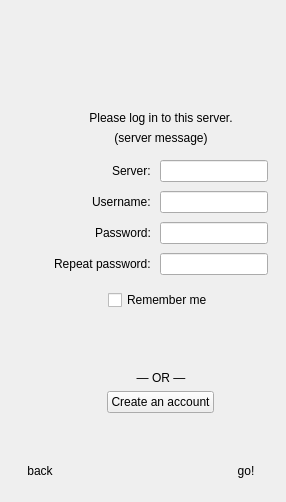
        <widget class="QWidget" name="login_page">
         <layout class="QVBoxLayout" name="verticalLayout_7" stretch="3,7,2">
          <property name="spacing">
           <number>0</number>
          </property>
          <property name="leftMargin">
           <number>0</number>
          </property>
          <property name="topMargin">
           <number>0</number>
          </property>
          <property name="rightMargin">
           <number>0</number>
          </property>
          <property name="bottomMargin">
           <number>0</number>
          </property>
          <item>
           <spacer name="verticalSpacer_6">
            <property name="orientation">
             <enum>Qt::Vertical</enum>
            </property>
            <property name="sizeHint" stdset="0">
             <size>
              <width>20</width>
              <height>133</height>
             </size>
            </property>
           </spacer>
          </item>
          <item>
           <widget class="QWidget" name="login_block" native="true">
            <layout class="QHBoxLayout" name="horizontalLayout_7">
             <item>
              <widget class="QLabel" name="login_image">
               <property name="minimumSize">
                <size>
                 <width>30</width>
                 <height>0</height>
                </size>
               </property>
               <property name="alignment">
                <set>Qt::AlignBottom|Qt::AlignLeading|Qt::AlignLeft</set>
               </property>
              </widget>
             </item>
             <item>
              <widget class="QWidget" name="widget_5" native="true">
               <layout class="QVBoxLayout" name="verticalLayout_8">
                <item>
                 <widget class="QLabel" name="login_header_label">
                  <property name="text">
                   <string>Please log in to this server.</string>
                  </property>
                  <property name="alignment">
                   <set>Qt::AlignCenter</set>
                  </property>
                 </widget>
                </item>
                <item>
                 <widget class="QLabel" name="login_error_label">
                  <property name="text">
                   <string>(server message)</string>
                  </property>
                  <property name="textFormat">
                   <enum>Qt::PlainText</enum>
                  </property>
                  <property name="alignment">
                   <set>Qt::AlignCenter</set>
                  </property>
                 </widget>
                </item>
                <item>
                 <widget class="QWidget" name="login_form" native="true">
                  <layout class="QFormLayout" name="formLayout">
                   <property name="fieldGrowthPolicy">
                    <enum>QFormLayout::AllNonFixedFieldsGrow</enum>
                   </property>
                   <property name="rowWrapPolicy">
                    <enum>QFormLayout::WrapLongRows</enum>
                   </property>
                   <property name="labelAlignment">
                    <set>Qt::AlignRight|Qt::AlignTrailing|Qt::AlignVCenter</set>
                   </property>
                   <property name="formAlignment">
                    <set>Qt::AlignHCenter|Qt::AlignTop</set>
                   </property>
                   <property name="horizontalSpacing">
                    <number>9</number>
                   </property>
                   <property name="verticalSpacing">
                    <number>9</number>
                   </property>
                   <property name="leftMargin">
                    <number>0</number>
                   </property>
                   <property name="rightMargin">
                    <number>0</number>
                   </property>
                   <item row="0" column="0">
                    <widget class="QLabel" name="label_5">
                     <property name="text">
                      <string>Server:</string>
                     </property>
                    </widget>
                   </item>
                   <item row="1" column="0">
                    <widget class="QLabel" name="login_username_label">
                     <property name="text">
                      <string>Username:</string>
                     </property>
                    </widget>
                   </item>
                   <item row="1" column="1">
                    <widget class="QLineEdit" name="login_username_edit"/>
                   </item>
                   <item row="2" column="0">
                    <widget class="QLabel" name="login_password_label">
                     <property name="text">
                      <string>Password:</string>
                     </property>
                    </widget>
                   </item>
                   <item row="3" column="0">
                    <widget class="QLabel" name="login_password2_label">
                     <property name="text">
                      <string>Repeat password:</string>
                     </property>
                    </widget>
                   </item>
                   <item row="2" column="1">
                    <widget class="QLineEdit" name="login_password_edit">
                     <property name="echoMode">
                      <enum>QLineEdit::Password</enum>
                     </property>
                    </widget>
                   </item>
                   <item row="3" column="1">
                    <widget class="QLineEdit" name="login_password2_edit">
                     <property name="echoMode">
                      <enum>QLineEdit::Password</enum>
                     </property>
                    </widget>
                   </item>
                   <item row="0" column="1">
                    <widget class="QLineEdit" name="login_server_display">
                     <property name="readOnly">
                      <bool>true</bool>
                     </property>
                    </widget>
                   </item>
                  </layout>
                 </widget>
                </item>
                <item>
                 <widget class="QWidget" name="remember_me_pane" native="true">
                  <layout class="QHBoxLayout" name="horizontalLayout_10">
                   <property name="spacing">
                    <number>0</number>
                   </property>
                   <property name="leftMargin">
                    <number>0</number>
                   </property>
                   <property name="topMargin">
                    <number>0</number>
                   </property>
                   <property name="rightMargin">
                    <number>0</number>
                   </property>
                   <property name="bottomMargin">
                    <number>15</number>
                   </property>
                   <item>
                    <widget class="QCheckBox" name="remember_me_checkbox">
                     <property name="sizePolicy">
                      <sizepolicy hsizetype="Maximum" vsizetype="Fixed">
                       <horstretch>0</horstretch>
                       <verstretch>0</verstretch>
                      </sizepolicy>
                     </property>
                     <property name="text">
                      <string>Remember me</string>
                     </property>
                    </widget>
                   </item>
                  </layout>
                 </widget>
                </item>
                <item>
                 <spacer name="verticalSpacer_7">
                  <property name="orientation">
                   <enum>Qt::Vertical</enum>
                  </property>
                  <property name="sizeHint" stdset="0">
                   <size>
                    <width>20</width>
                    <height>40</height>
                   </size>
                  </property>
                 </spacer>
                </item>
                <item>
                 <widget class="QWidget" name="create_account_pane" native="true">
                  <layout class="QVBoxLayout">
                   <property name="leftMargin">
                    <number>0</number>
                   </property>
                   <property name="topMargin">
                    <number>0</number>
                   </property>
                   <property name="rightMargin">
                    <number>0</number>
                   </property>
                   <item>
                    <widget class="QLabel" name="label_4">
                     <property name="text">
                      <string>— OR —</string>
                     </property>
                     <property name="alignment">
                      <set>Qt::AlignCenter</set>
                     </property>
                    </widget>
                   </item>
                   <item>
                    <widget class="QWidget" name="widget_6" native="true">
                     <layout class="QHBoxLayout" name="horizontalLayout_9">
                      <property name="spacing">
                       <number>0</number>
                      </property>
                      <property name="leftMargin">
                       <number>0</number>
                      </property>
                      <property name="topMargin">
                       <number>0</number>
                      </property>
                      <property name="rightMargin">
                       <number>0</number>
                      </property>
                      <property name="bottomMargin">
                       <number>0</number>
                      </property>
                      <item>
                       <widget class="QPushButton" name="create_account_button">
                        <property name="sizePolicy">
                         <sizepolicy hsizetype="Maximum" vsizetype="Fixed">
                          <horstretch>0</horstretch>
                          <verstretch>0</verstretch>
                         </sizepolicy>
                        </property>
                        <property name="text">
                         <string>Create an account</string>
                        </property>
                       </widget>
                      </item>
                     </layout>
                    </widget>
                   </item>
                  </layout>
                 </widget>
                </item>
               </layout>
              </widget>
             </item>
            </layout>
           </widget>
          </item>
          <item>
           <widget class="QWidget" name="widget_4" native="true">
            <property name="sizePolicy">
             <sizepolicy hsizetype="Preferred" vsizetype="Minimum">
              <horstretch>0</horstretch>
              <verstretch>0</verstretch>
             </sizepolicy>
            </property>
            <layout class="QHBoxLayout" name="horizontalLayout_8">
             <property name="spacing">
              <number>0</number>
             </property>
             <property name="leftMargin">
              <number>0</number>
             </property>
             <property name="topMargin">
              <number>0</number>
             </property>
             <property name="rightMargin">
              <number>0</number>
             </property>
             <property name="bottomMargin">
              <number>0</number>
             </property>
             <item>
              <widget class="QPushButton" name="login_back_button">
               <property name="text">
                <string>back</string>
               </property>
               <property name="flat">
                <bool>true</bool>
               </property>
              </widget>
             </item>
             <item>
              <spacer name="horizontalSpacer_7">
               <property name="orientation">
                <enum>Qt::Horizontal</enum>
               </property>
               <property name="sizeHint" stdset="0">
                <size>
                 <width>40</width>
                 <height>20</height>
                </size>
               </property>
              </spacer>
             </item>
             <item>
              <widget class="QPushButton" name="login_ok_button">
               <property name="text">
                <string>go!</string>
               </property>
               <property name="default">
                <bool>true</bool>
               </property>
               <property name="flat">
                <bool>true</bool>
               </property>
              </widget>
             </item>
            </layout>
           </widget>
          </item>
         </layout>
        </widget>
